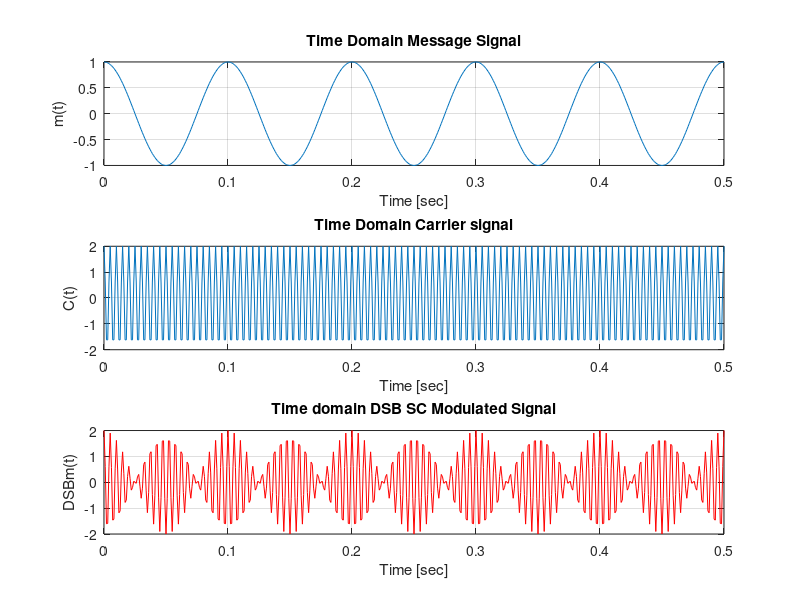

This chart was generated by the following MATLAB code:
A1 = 1;            % Message signal amplitude
Ac = 2;            % Carrier signal amplitude
fm = 10;           % Message signal frequenc
fc = 20 * fm;      % Carrier frequency 

fs = 100 * fm;     % Sampling frequency (1000 Hz)
Ts = 1 / fs;       % Sampling period (0.001 sec)
t = 0:Ts:5/fm;     % 5 periods of message signal (period = 1/fm)

% Defining and plotting message and carrier signals
message = A1 * cos(2 * pi * fm * t);  % Message signal 
carrier = Ac * cos(2 * pi * fc * t);  % Carrier signal 

figure;
subplot(3,1,1);
plot(t, message);
xlabel('Time [sec]');
ylabel('m(t)');
title('Time Domain Message Signal');
grid on;

subplot(3,1,2);
plot(t, carrier);
xlabel('Time [sec]');
ylabel('C(t)');
title('Time Domain Carrier signal');
grid on;

% DSB Modulated signal
modt = 1 * message .* carrier;  % 1 is modulation index

subplot(3,1,3);
plot(t, modt, 'r');
xlabel('Time [sec]');
ylabel('DSBm(t)');
title('Time domain DSB SC Modulated Signal');
grid on;
